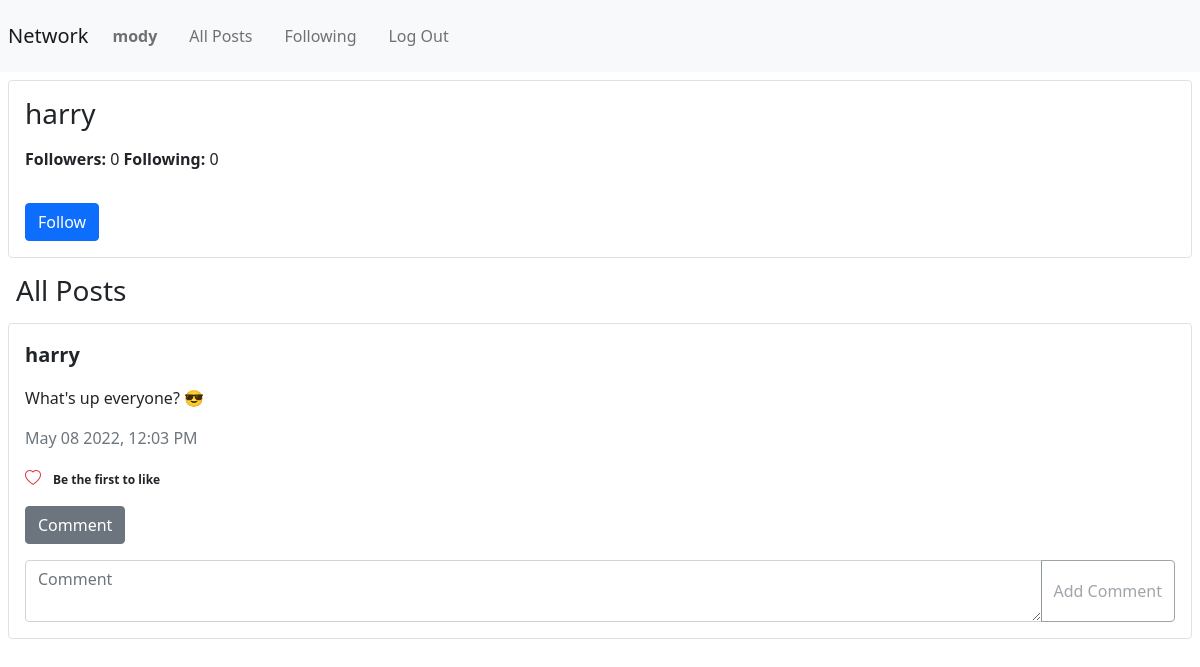
Screenshot of /profile/harry (signed in) with the database file from the repository.
### network/models.py (models this page shows)
class User(AbstractUser):
    class Meta:
        db_table = 'user'
        app_label = 'network'
    bio = models.CharField(max_length=255)

class Posts(models.Model):
    class Meta:
        db_table = 'posts'
        app_label = 'network'
    user = models.ForeignKey(User, on_delete=models.CASCADE, related_name='user_post')
    content = models.CharField(max_length=255)
    num_of_likes = models.IntegerField(default=0, db_column='number_of_likes')
    date_created = models.DateTimeField(auto_now_add=True)
    def serialize(self):
        comments_data = Comments.objects.filter(post_id=self.id).order_by('-date_created')
        comments = [comment.serialize() for comment in comments_data]
        return {
                'post_id': self.id,
                'username': self.user.username,
                'content': self.content,
                'number_of_likes': self.num_of_likes if self.num_of_likes != 0 else 'Be the first to like',
                "date_created": self.date_created.strftime("%b %d %Y, %I:%M %p"),
                "date_created_exact": self.date_created.strftime('%Y %-m %-d %-H %-M %-S %f'),
                'number_of_comments': Comments.objects.filter(post_id=self.id).count(),
                'comments': comments
                }

### network/views.py (the view)
# urls.py: path("profile/<str:username>", views.profile, name="profile"),
def profile(request, username):
    profile_username = User.objects.get(username=username)
    num_of_followers = Follow.objects.filter(following=profile_username).count()
    num_of_following = Follow.objects.filter(followers=profile_username).count()
    bio = profile_username.bio
    posts_data = Posts.objects.filter(user=profile_username.id).order_by('-date_created')
    is_follower: bool = False
    if request.user.is_authenticated:
        if username != request.user.username:
            try:
                is_follower: bool = True
                Follow.objects.get(following=profile_username, followers=request.user)
            except Follow.DoesNotExist:
                is_follower: bool = False
    posts = [post.serialize() for post in posts_data]
    context = {'username': username, 'number_of_followers': num_of_followers, 'number_of_following': num_of_following,
               'bio': bio, 'posts': posts, 'is_follower': is_follower}
    return render(request, 'network/profile.html', context)

### templates/network/profile.html (shortened to what this page needs)
{% extends 'network/layout.html' %}
{% block body %}
    <div class="m-2 rounded border" id="profile-container">
        <h3 class="m-3" id="profile-username">{{ username }}</h3>
        <p class="m-3" id="follow-data"><strong>Followers: </strong>{{ number_of_followers }} <strong>Following: </strong>{{ number_of_following }}</p>
        {% if user.is_authenticated and is_follower %}
            <button class="btn btn-outline-primary m-3" id="follow-button">Unfollow</button>
        {% elif user.is_authenticated and username != user.username %}
            <button class="btn btn-primary m-3" id="follow-button">Follow</button>
        {% elif not user.is_authenticated %}
            <button class="btn btn-primary m-3"><a href="{% url 'network:login' %}" class="text-white text-decoration-none">Login to Follow</a></button>
        {% endif %}
    </div>
    {% if posts|length != 0 %}
        <h3 class="m-3">All Posts</h3>
    {% else %}
        <h3 class="m-3">There is no Posts</h3>
    {% endif %}
    {% for post in posts %}
        {% include 'network/post.html' with post=post %}
    {% endfor %}
{% endblock %}

### templates/network/layout.html (shortened to what this page needs)
{% load static %}
<!DOCTYPE html>
<html lang="en">
    <head>
        <link href="https://cdn.jsdelivr.net/npm/bootstrap@5.0.2/dist/css/bootstrap.min.css" rel="stylesheet">
        <link rel="stylesheet" href="https://cdn.jsdelivr.net/npm/bootstrap-icons@1.8.1/font/bootstrap-icons.css">
        <link href="{% static 'network/styles.css' %}" rel="stylesheet">
    </head>
    <body>
        <nav class="navbar navbar-expand-lg navbar-light bg-light">
            <a class="navbar-brand m-2" href="{% url 'network:index' %}">Network</a>
            <div>
              <ul class="navbar-nav mr-auto">
                {% if user.is_authenticated %}
                    <li class="nav-item">
                        <a class="nav-link m-2" href="{% url 'network:profile' user.username %}"><strong>{{ user.username }}</strong></a>
                    </li>
                {% endif %}
                <li class="nav-item">
                  <a class="nav-link m-2" href="{% url 'network:index' %}">All Posts</a>
                </li>
                {% if user.is_authenticated %}
                    <li class="nav-item">
                        <a class="nav-link m-2" href="{% url 'network:following_posts' %}">Following</a>
                    </li>
                    <li class="nav-item">
                        <a class="nav-link m-2" href="{% url 'network:logout' %}">Log Out</a>
                    </li>
                {% endif %}
              </ul>
            </div>
          </nav>
        <div class="body">
            {% block body %}
            {% endblock %}
        </div>
    </body>
</html>

### templates/network/post.html (shortened to what this page needs)
<div class="m-2 rounded border post-container">
    <p class="fw-bolder m-3 fs-5"><a class="text-decoration-none text-dark" href="{% url 'network:profile' post.username %}">{{ post.username }}</a></p>
    <p class="ms-3 mt-3">{{ post.content }}</p>
    <time class="ms-3 text-muted" data-exact="{{ post.date_created_exact }}">{{ post.date_created }}</time>
    <div class="m-3 likes">
        <span class="bi bi-heart text-danger" id="heart_{{ post.post_id }}"></span>
        <span class="badge bg-white text-dark" id="num-of-likes_{{ post.post_id }}">{{ post.number_of_likes }}</span>
    </div>
    <button type="button" id="appear-comment-{{ post.post_id }}" class="btn btn-secondary position-relative ms-3 mb-3">
        Comment
    </button>
    <div class="input-group">
        <textarea class="ms-3 form-control" id="comment-content-{{ post.post_id }}" placeholder="Comment" aria-label="Comment" aria-describedby="comment-{{ post.post_id }}"></textarea>
        <button class="btn btn-outline-secondary me-3" disabled type="button" id="add-comment-{{ post.post_id }}">Add Comment</button>
    </div>
</div>

### rows the page displays
User: username "mody"
User: username "harry", username "harry"
Posts: content "What's up everyone? 😎"

### other values shown
{{ number_of_followers }} "0"
{{ number_of_following }} "0"
{{ post.date_created }} "May 08 2022, 12:03 PM"
{{ post.number_of_likes }} "Be the first to like"
